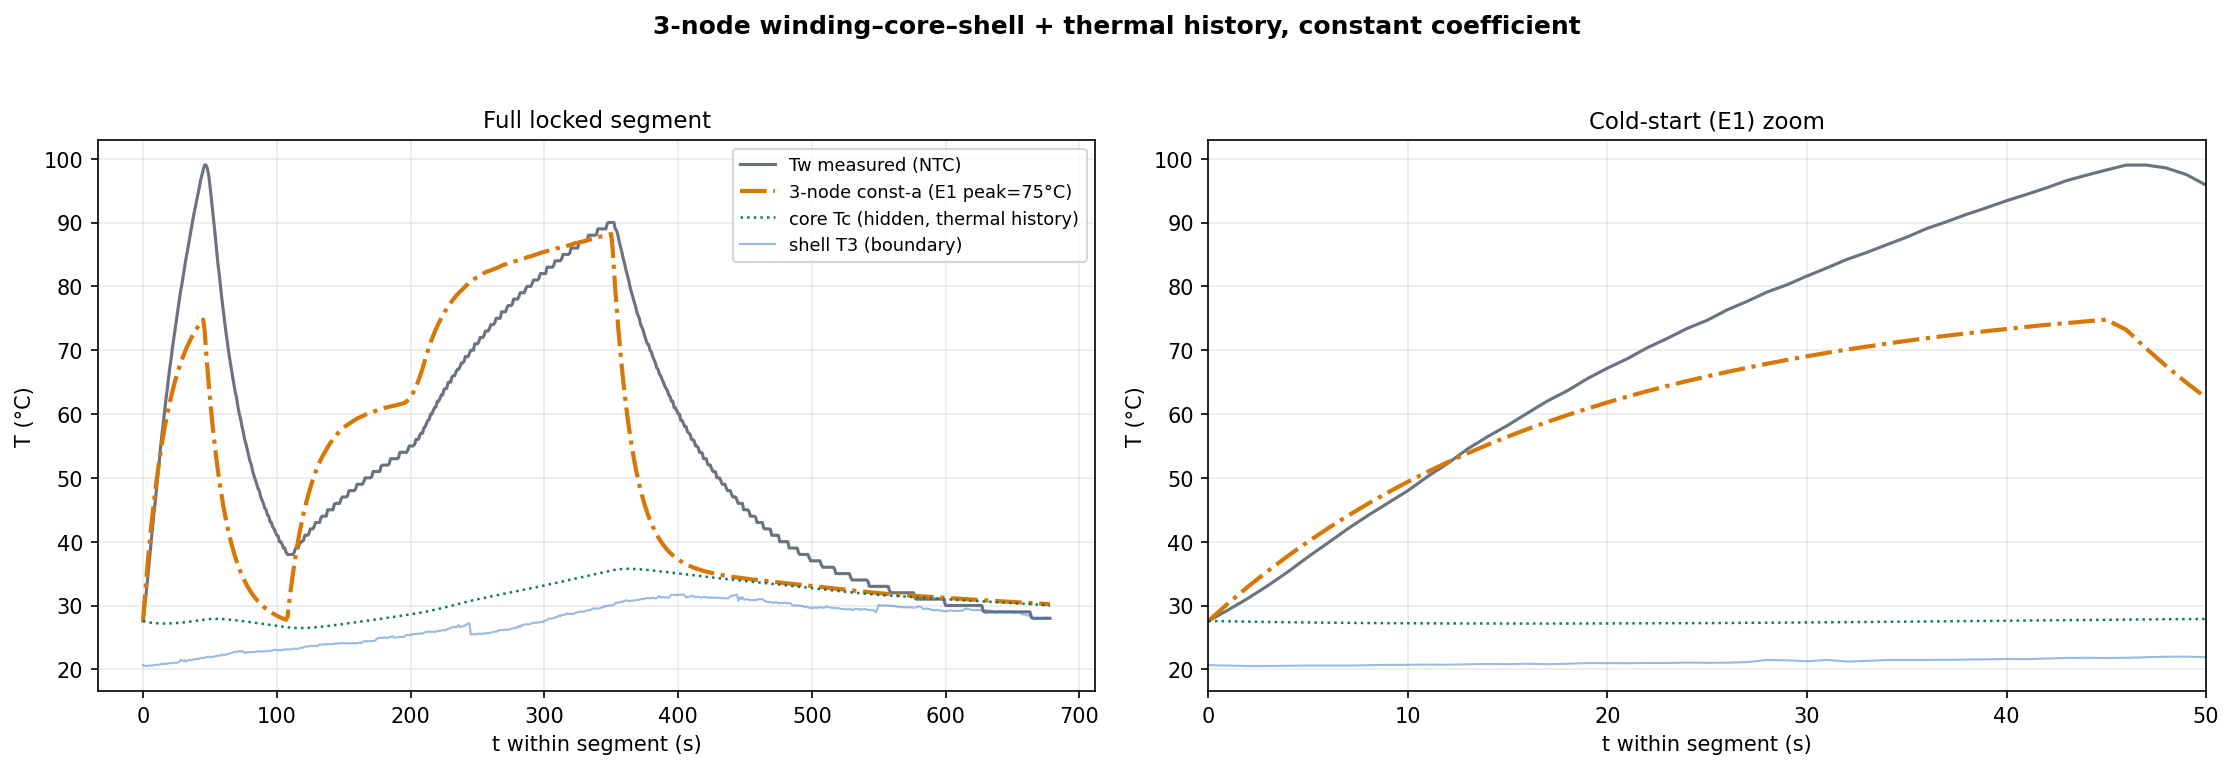

This chart was generated by the following Python code:
"""
三节点(绕组–铁心–壳) + 热历史, 单一恒定系数 —— 检验慢核能否解释 2×
================================================================
拓扑: 铜损 P 全入绕组 Tw(=NTC实测); 隐藏铁心 Tc(慢热质量);
      壳 T3 实测作边界。 Tw—R_ws—Shell(直接快路),
      Tw—R_wc—Tc—R_cs—Shell(经核慢路)。
整段连续仿真(含 E1→冷却→E2→冷却), 核状态自动携带热历史。
  dTw/dt = [P - (Tw-Tc)/R_wc - (Tw-T3)/R_ws] / C_w
  dTc/dt = [(Tw-Tc)/R_wc - (Tc-T3)/R_cs]      / C_c
  P = a·(1+α(Tw-Tref))·I²     ← 单一恒定 a
判据: 恒定 a 能否同时到 E1 冷启峰(99°C) 和 E2 温热(90°C)?
  能  → 2× 由热历史(慢核)解释, 非电气
  不能→ 峰仍够不到, 排除热历史, 支持真实额外电气损耗
用法: python phase1_3node_history.py <CSV>
"""
import sys, time
import numpy as np
from scipy.optimize import differential_evolution, minimize
import matplotlib
matplotlib.use('Agg')
import matplotlib.pyplot as plt

from lptn_3node_final import CONFIG, load_multiple, extract_lock_segments

MAX_SUB = 60
K_TREND = 8.0
COLD = (25, 72)
STEADY = (330, 375)
OUT = 'phase1_3node_history.png'
# C_w, C_c, R_wc, R_ws, R_cs, a
BND = [(2,200),(20,3000),(0.02,5),(0.05,20),(0.02,10),(0.1,12)]


def weights(seg):
    w = 1.0 + K_TREND*np.maximum(seg['dT1_meas']/seg['dt_safe'], 0.0)
    return np.append(w, w[-1])


def sim(seg, p, alpha, Tref):
    C_w,C_c,R_wc,R_ws,R_cs,a = p
    I2=seg['I2']; T3=seg['T3']; dt_arr=seg['dt']; N=len(seg['t'])
    Tw=np.empty(N); Tc=np.empty(N); Tw[0]=Tc[0]=seg['T1'][0]
    iCw=1/C_w; iCc=1/C_c; iwc=1/R_wc; iws=1/R_ws; ics=1/R_cs
    tau_min=min(C_w*R_wc, C_w*R_ws, C_c*R_cs)
    for k in range(N-1):
        dt=dt_arr[k]; m=int(dt/(0.4*tau_min))+1
        if m>MAX_SUB: return None,None
        h=dt/m; tw,tc=Tw[k],Tc[k]; aI2=a*I2[k]; t3=T3[k]
        for _ in range(m):
            P=aI2*(1+alpha*(tw-Tref))
            dtw=(P-(tw-tc)*iwc-(tw-t3)*iws)*iCw
            dtc=((tw-tc)*iwc-(tc-t3)*ics)*iCc
            tw+=dtw*h; tc+=dtc*h
        Tw[k+1]=tw; Tc[k+1]=tc
    return Tw,Tc


def cost(p, seg, w, alpha, Tref):
    try:
        Tw,_=sim(seg,p,alpha,Tref)
        if Tw is None or np.any(np.isnan(Tw)) or np.any(np.abs(Tw)>500): return 1e6
        return np.sum(w*(Tw-seg['T1'])**2)/np.sum(w)
    except Exception: return 1e6


def fit(seg, w, alpha, Tref, seeds=(42,123,7), mi=250):
    bc,bx=1e10,None
    for s in seeds:
        r=differential_evolution(cost,BND,args=(seg,w,alpha,Tref),seed=s,
            maxiter=mi,popsize=16,tol=1e-9,polish=False,workers=1,
            mutation=(0.5,1.5),recombination=0.9)
        r2=minimize(cost,r.x,args=(seg,w,alpha,Tref),method='L-BFGS-B',
            bounds=BND,options={'maxiter':500,'ftol':1e-14})
        if r2.fun<bc: bc,bx=r2.fun,r2.x
    return bx


def pk(sim_, seg, win):
    m=(seg['t']>=win[0])&(seg['t']<win[1]); return sim_[m].max() if m.any() else np.nan
def rm(sim_, seg, win=None):
    if win is None: return np.sqrt(np.mean((sim_-seg['T1'])**2))
    m=(seg['t']>=win[0])&(seg['t']<win[1]); return np.sqrt(np.mean((sim_[m]-seg['T1'][m])**2))


def main():
    if len(sys.argv)<2: print(__doc__); sys.exit(1)
    alpha=CONFIG.get('alpha_cu',0.00393); Tref=CONFIG.get('T_ref',25.0)
    data=load_multiple([sys.argv[1]],CONFIG)
    seg=max(extract_lock_segments(data,CONFIG),key=lambda s:len(s['t']))
    w=weights(seg)
    T3c=seg['T3'][(seg['t']>=COLD[0])&(seg['t']<COLD[1])].mean()
    T3s=seg['T3'][(seg['t']>=STEADY[0])&(seg['t']<STEADY[1])].mean()
    print(f"堵转段 t={seg['t'][0]:.0f}~{seg['t'][-1]:.0f}s")
    print(f"实测冷启峰={pk(seg['T1'],seg,COLD):.0f}°C (壳T3≈{T3c:.0f}°C)  温热末T1≈{seg['T1'][(seg['t']>=STEADY[0])&(seg['t']<STEADY[1])].max():.0f}°C (壳T3≈{T3s:.0f}°C)")
    print(f"→ 恒定a下 E1渐近线≈T3_cold+P·R, 比E2低约 {T3s-T3c:.0f}°C (壳温差)\n")

    print("[三节点+热历史, 恒定a, 瞬态加权]"); t0=time.time()
    x=fit(seg,w,alpha,Tref)
    Tw,Tc=sim(seg,x,alpha,Tref)
    C_w,C_c,R_wc,R_ws,R_cs,a=x
    print(f"  C_w={C_w:.1f} C_c={C_c:.0f} R_wc={R_wc:.3f} R_ws={R_ws:.3f} R_cs={R_cs:.3f} a={a:.3f}  ({time.time()-t0:.0f}s)")
    print(f"  τ_core=C_c·R_cs={C_c*R_cs:.0f}s  τ_wind≈C_w·(R_wc∥R_ws)={C_w/(1/R_wc+1/R_ws):.1f}s")
    print(f"  冷启峰模拟={pk(Tw,seg,COLD):.0f}°C (实测99)  RMSE冷启={rm(Tw,seg,COLD):.2f} 准稳态={rm(Tw,seg,STEADY):.2f} 全段={rm(Tw,seg):.2f}")
    for v,(lo,hi),n in zip(x,BND,['C_w','C_c','R_wc','R_ws','R_cs','a']):
        if abs(v-lo)<1e-3*(hi-lo): print(f"    ⚠ {n} 碰下界 {lo}")
        if abs(v-hi)<1e-3*(hi-lo): print(f"    ⚠ {n} 碰上界 {hi}")
    print(f"\n  判据: 冷启峰{'达到' if pk(Tw,seg,COLD)>=97 else '够不到'}99°C → "
          f"{'热历史可解释2×' if pk(Tw,seg,COLD)>=97 else '排除热历史, 支持真实额外电气损耗'}")

    t=seg['t']-seg['t'][0]
    fig,(a1,a2)=plt.subplots(1,2,figsize=(15,5.2))
    for ax in (a1,a2):
        ax.plot(t,seg['T1'],color='#6b7280',lw=1.5,label='Tw measured (NTC)')
        ax.plot(t,Tw,color='#d97706',lw=2.0,ls='-.',label=f'3-node const-a (E1 peak={pk(Tw,seg,COLD):.0f}°C)')
        ax.plot(t,Tc,color='#0e7a5f',lw=1.2,ls=':',label='core Tc (hidden, thermal history)')
        ax.plot(t,seg['T3'],color='#3477c9',lw=1.0,alpha=.5,label='shell T3 (boundary)')
        ax.grid(True,alpha=.25); ax.set_xlabel('t within segment (s)'); ax.set_ylabel('T (°C)')
    a1.legend(fontsize=8.5,loc='best'); a1.set_title('Full locked segment',fontsize=11)
    a2.set_xlim(0,COLD[1]-seg['t'][0]+3); a2.set_title('Cold-start (E1) zoom',fontsize=11)
    fig.suptitle('3-node winding–core–shell + thermal history, constant coefficient',fontweight='bold')
    plt.tight_layout(rect=[0,0,1,0.95]); plt.savefig(OUT,dpi=150,bbox_inches='tight')
    print(f'\nPlot: {OUT}')


if __name__=='__main__':
    main()
